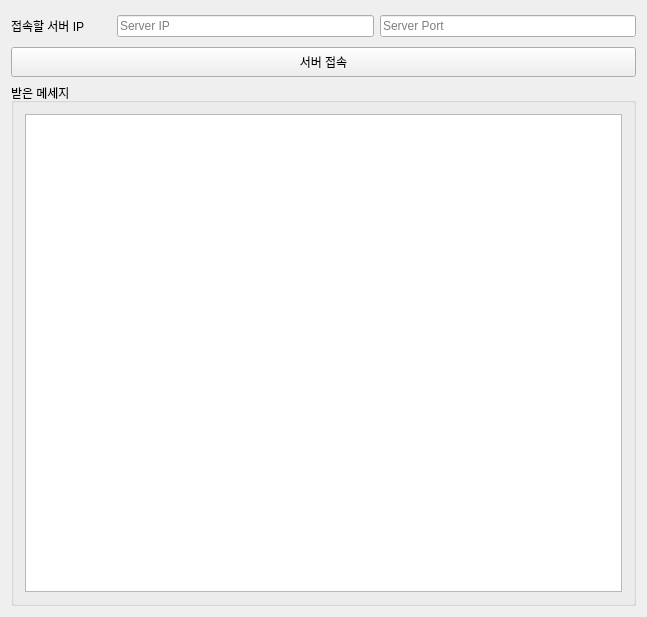
<?xml version="1.0" encoding="UTF-8"?>
<ui version="4.0">
 <class>Widget</class>
 <widget class="QWidget" name="Widget">
  <property name="geometry">
   <rect>
    <x>0</x>
    <y>0</y>
    <width>647</width>
    <height>617</height>
   </rect>
  </property>
  <property name="windowTitle">
   <string>Widget</string>
  </property>
  <layout class="QVBoxLayout" name="verticalLayout">
   <item>
    <layout class="QHBoxLayout" name="horizontalLayout">
     <item>
      <widget class="QLabel" name="label">
       <property name="minimumSize">
        <size>
         <width>100</width>
         <height>30</height>
        </size>
       </property>
       <property name="text">
        <string>접속할 서버 IP</string>
       </property>
      </widget>
     </item>
     <item>
      <widget class="QLineEdit" name="serverIP">
       <property name="text">
        <string/>
       </property>
       <property name="placeholderText">
        <string>Server IP</string>
       </property>
      </widget>
     </item>
     <item>
      <widget class="QLineEdit" name="serverPort">
       <property name="inputMask">
        <string/>
       </property>
       <property name="text">
        <string/>
       </property>
       <property name="placeholderText">
        <string>Server Port</string>
       </property>
      </widget>
     </item>
    </layout>
   </item>
   <item>
    <layout class="QHBoxLayout" name="horizontalLayout_3"/>
   </item>
   <item>
    <widget class="QPushButton" name="connectButton">
     <property name="minimumSize">
      <size>
       <width>0</width>
       <height>30</height>
      </size>
     </property>
     <property name="text">
      <string>서버 접속</string>
     </property>
    </widget>
   </item>
   <item>
    <widget class="QGroupBox" name="groupBox">
     <property name="title">
      <string>받은 메세지</string>
     </property>
     <layout class="QVBoxLayout" name="verticalLayout_2">
      <item>
       <widget class="QTextEdit" name="textEdit"/>
      </item>
     </layout>
    </widget>
   </item>
  </layout>
 </widget>
 <layoutdefault spacing="6" margin="11"/>
 <resources/>
 <connections/>
</ui>
